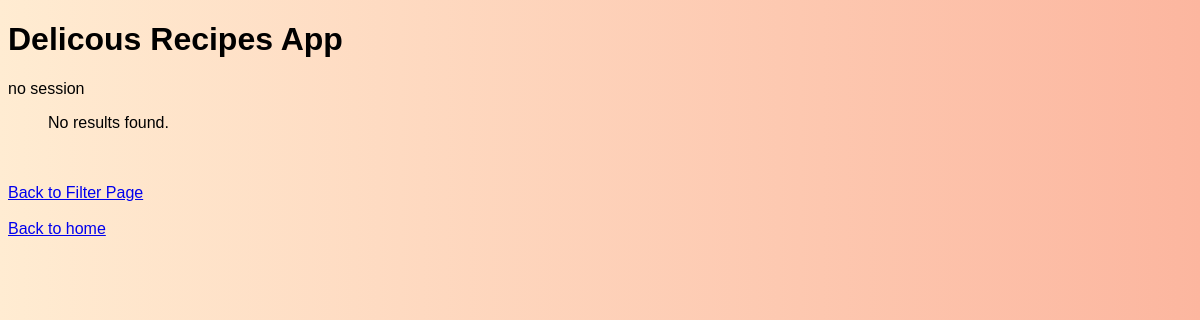
Before: /viewrecipeingredients.php?ReID=2 with the older database file.
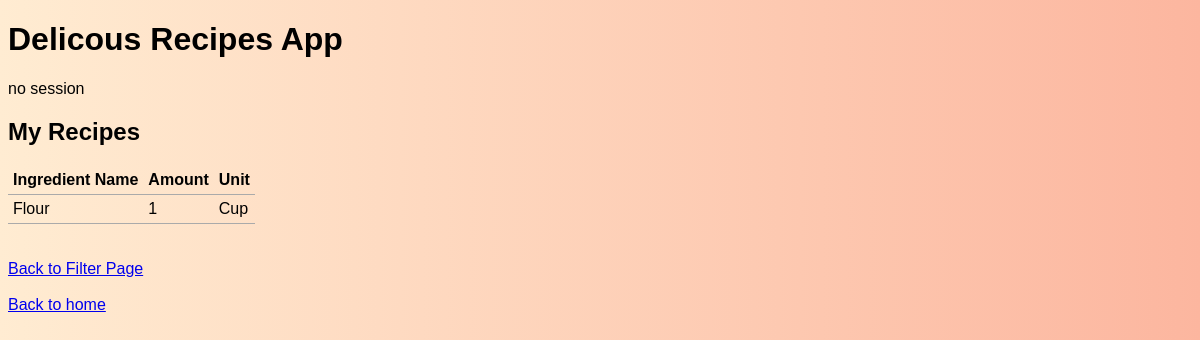
After: the same page with the newer database file.
### tables this page shows
CREATE TABLE RecipeContainsIngredient (
IName VARCHAR(100),
ReID INTEGER,
Amount CHAR(20) NOT NULL,
PRIMARY KEY (IName, ReID),
FOREIGN KEY (IName) REFERENCES Ingredient(Name)
	ON DELETE NO ACTION
	ON UPDATE CASCADE,
FOREIGN KEY (ReID) REFERENCES Recipe(ReID)
	ON DELETE CASCADE
	ON UPDATE CASCADE
);

CREATE TABLE Ingredient (
Name VARCHAR(100) PRIMARY KEY,
Unit VARCHAR(50)
);

### viewrecipeingredients.php (the view, shortened to what this page needs)
<?php
require "templates/header.php";
if (isset($_GET["ReID"])) {
    try {
        include 'config.php';
      $connection = new PDO($dsn, $username, $password, $options);
      $ReID = $_GET["ReID"];
      $sql = "SELECT ri.IName, ri.Amount, i.Unit FROM recipe AS r, recipecontainsingredient AS ri, ingredient AS i
                       WHERE r.ReID = $ReID AND r.ReID = ri.ReID AND ri.IName = i.Name";
      $statement = $connection->prepare($sql);
      $statement->execute();
      $result = $statement->fetchAll();
    } catch(PDOException $error) {
        echo $sql . "<br>" . $error->getMessage();
    }
  }
?>
<?php
    if ($result && $statement->rowCount() > 0) { ?>
        <h2>My Recipes</h2>
        <table>
            <thead>
                <tr>
                    <th>Ingredient Name</th>
                    <th>Amount</th>
                    <th>Unit</th>
                </tr>
            </thead>
            <tbody>
        <?php foreach ($result as $row) { ?>
            <tr>
                <td><?php echo $row["IName"]; ?></td>
                <td><?php echo $row["Amount"]; ?></td>
                <td><?php echo $row["Unit"]; ?></td>
            </tr>
        <?php } ?>
        </tbody>
    </table>
    <?php } else { ?>
        <blockquote>No results found.</blockquote>
    <?php }
 ?>
<a href="read.php">Back to Filter Page</a>
<a href="index.php">Back to home</a>
<?php require "templates/footer.php"; ?>

### templates/header.php (shortened to what this page needs)
<!DOCTYPE html>
<html lang="en">
  <head>
    <link rel="stylesheet" href="css/style.css" />
  </head>
  <body>
    <h1>Delicous Recipes App</h1>
  </body>
</html>

### templates/footer.php
</body>
</html>

### css/style.css (style rules this page uses)
table { border-collapse: collapse; border-spacing: 0; }
td, th { padding: 5px; border-bottom: 1px solid #aaa; }
body { background-image: linear-gradient(to right, #ffecd2, #fcb69f); }
html { font-family: sans-serif; }

Changed rows visible on the page:
added recipecontainsingredient: IName "Flour", Amount "1", IName.Unit "Cup"
Other visible differences:
text no longer shown: "No results found."
text now shown: "My Recipes Ingredient Name Amount Unit"
